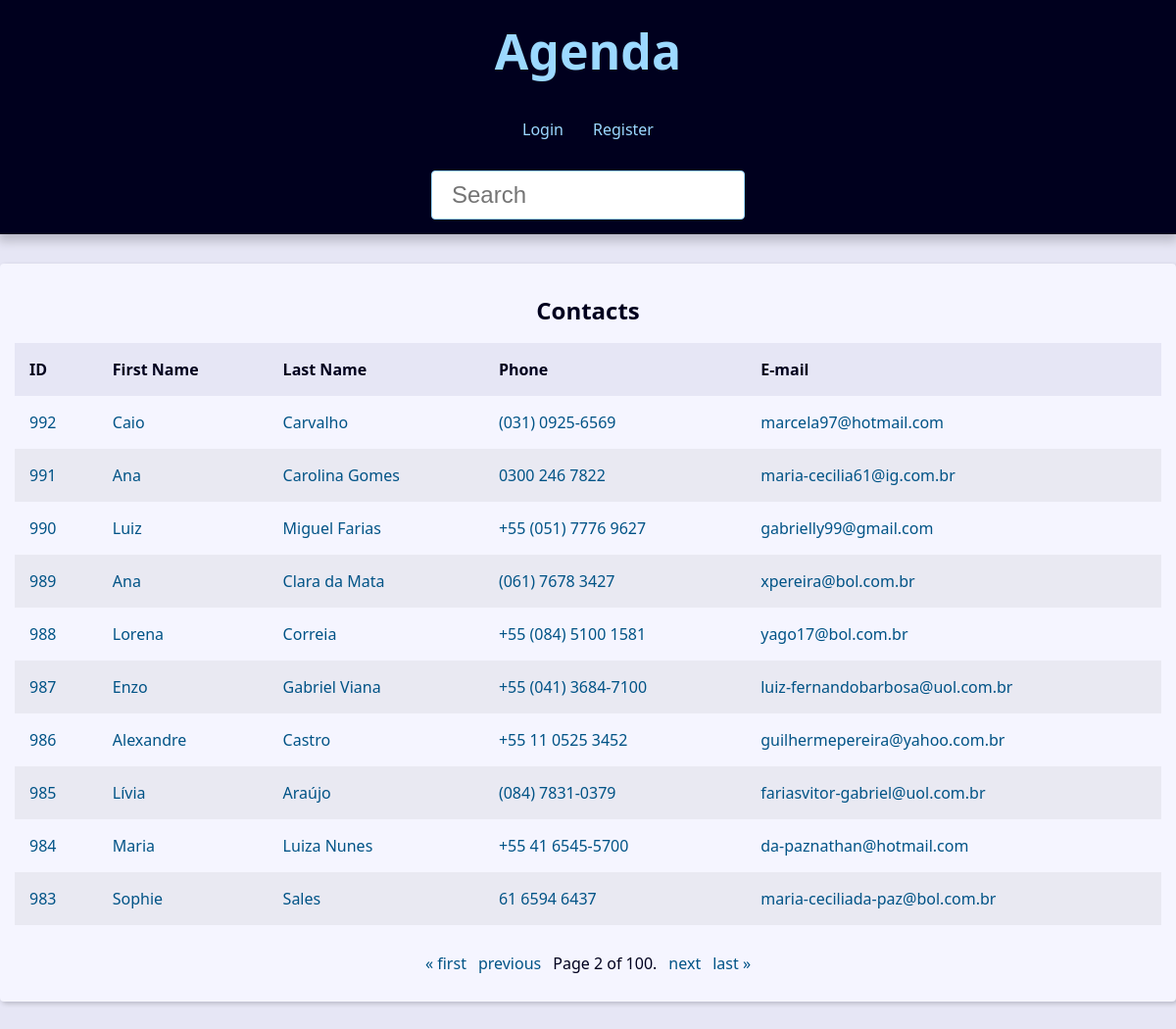
The page /?page=2&q= on the database its author committed.
### contact/models.py (models this page shows, shortened)
class Contact(models.Model):
    first_name = models.CharField(max_length=50)
    last_name = models.CharField(max_length=50, blank=True)
    phone = models.CharField(max_length=50, verbose_name='Telefone')
    email = models.EmailField(max_length=254, blank=True)
    created_date = models.DateTimeField(default=timezone.now)
    description = models.TextField(blank=True)
    show = models.BooleanField(default=True)
    picture = models.ImageField(blank=True, upload_to='pictures/%Y/%m/')
    category = models.ForeignKey(
        Category,
        on_delete=models.SET_NULL,
        blank=True,
        null=True
    )
    owner = models.ForeignKey(
        User,
        on_delete=models.SET_NULL,
        blank=True,
        null=True
    )

### contact/views/contact_views.py (the view)
# urls.py: path('', views.index, name='index'),
def index(request):
    contacts = Contact.objects \
        .filter(show=True)\
        .order_by("-id")
    paginator = Paginator(contacts, 10)  # Show 25 contacts per page.
    page_number = request.GET.get("page")
    page_obj = paginator.get_page(page_number)
    context = {
        'page_obj': page_obj,
        'site_title': 'Contatos - ',
    }
    return render(
        request,
        'contact/index.html',
        context,
    )

### contact/templates/contact/index.html
{% extends "global/base.html" %}
{% block content %}
{% if page_obj %}
    <div class="responsive-table">
        <table class="contacts-table">
            <caption class="table-caption">
                Contacts
            </caption>
            <thead>
                <tr class="table-row table-row-header">
                    <th class="table-header">ID</th>
                    <th class="table-header">First Name</th>
                    <th class="table-header">Last Name</th>
                    <th class="table-header">Phone</th>
                    <th class="table-header">E-mail</th>
                </tr>
            </thead>
            <tbody>
                {% for contact in page_obj %}
                    <tr class="table-row">
                        <td class="table-cel">
                            <a href="{% url "contact:contact" contact.id %}" class="table-link">
                                {{ contact.id }}
                            </a>
                        </td>
                        <td class="table-cel">
                            <a href="#" class="table-link">
                                {{ contact.first_name }}
                            </a>
                        </td>
                        <td class="table-cel">
                            <a href="#" class="table-link">
                                {{ contact.last_name }}
                            </a>
                        </td>
                        <td class="table-cel">
                            <a href="#" class="table-link">
                                {{ contact.phone }}
                            </a>
                        </td>
                        <td class="table-cel">
                            <a href="#" class="table-link">
                                {{ contact.email }}
                            </a>
                        </td>
                    </tr>
                {% endfor %}
            </tbody>
        </table>
    </div>
{% else %}
<div class="single-contact">
    <h1 class="single-contact-name">
        Nenhum contato encontrado.
    </h1>
</div>
{% endif %}
{% endblock content %}

### base_static/global/css/style.css (style rules this page uses)
:root { --spacing: 1.5rem; --link-dark-color: rgb(0, 83, 134); --link-light-color: rgb(156, 217, 255); --clr-white: rgb(245, 245, 255); --clr-black: rgb(0, 0, 30); --clr-light-gray: rgb(230, 230, 245); --clr-dark-shadow-5: rgba(0, 0, 10, 5%); --clr-dark-shadow-10: rgba(0, 0, 10, 10%); --clr-dark-shadow-20: rgba(0, 0, 10, 20%); --clr-light-shadow-5: rgba(200, 200, 255, 5%); --clr-light-shadow-10: rgba(200, 200, 255, 10%); --clr-light-shadow-20: rgba(200, 200, 255, 20%); --main-page-width: 120rem; --table-min-width: 60rem; --biggest-font-size: 5rem; --bigger-font-size: 4rem; --big-font-size: 3.2rem; --medium-font-size: 2.4rem; --small-font-size: 1.6rem; --smaller-font-size: 1.4rem; --smallest-font-size: 1.2rem; --transition-fast: 300ms; --transition-medium: 600ms; --transition-slow: 1s; --default-border-radius: 4px; }
*, *::before, *::after { margin: 0; padding: 0; box-sizing: border-box; }
html { font-size: 62.5%; }
body { font-family: system-ui, -apple-system, BlinkMacSystemFont, 'Segoe UI', Roboto, Oxygen, Ubuntu, Cantarell, 'Open Sans', 'Helvetica Neue', sans-serif; line-height: 1.5; font-size: var(--small-font-size); color: var(--clr-black); -webkit-font-smoothing: antialiased; background: var(--clr-light-gray); }
.responsive-table { width: 100%; overflow-x: auto; }
.contacts-table { width: 100%; min-width: var(--table-min-width); border-collapse: collapse; }
.table-caption { font-size: var(--medium-font-size); font-weight: bold; padding: var(--spacing); }
.table-row { text-align: left; text-overflow: ellipsis; transition: background-color var(--transition-fast) ease-in-out; }
.table-row:nth-of-type(2n) { background: var(--clr-dark-shadow-5); }
.table-row-header { background: var(--clr-light-gray); color: var(--clr-black); }
.table-cel, .table-header { padding: var(--spacing); }
.table-link { color: var(--link-dark-color); transition: color var(--transition-fast) ease-in-out; text-decoration: none; }

### rows shown on the page
Contact: id "992", first_name "Caio", last_name "Carvalho", phone "(031) 0925-6569", email "marcela97@hotmail.com"
Contact: id "991", first_name "Ana", last_name "Carolina Gomes", phone "0300 246 7822", email "maria-cecilia61@ig.com.br"
Contact: id "990", first_name "Luiz", last_name "Miguel Farias", phone "+55 (051) 7776 9627", email "gabrielly99@gmail.com"
Contact: id "989", first_name "Ana", last_name "Clara da Mata", phone "(061) 7678 3427", email "xpereira@bol.com.br"
Contact: id "988", first_name "Lorena", last_name "Correia", phone "+55 (084) 5100 1581", email "yago17@bol.com.br"
Contact: id "987", first_name "Enzo", last_name "Gabriel Viana", phone "+55 (041) 3684-7100", email "luiz-fernandobarbosa@uol.com.br"
Contact: id "986", first_name "Alexandre", last_name "Castro", phone "+55 11 0525 3452", email "guilhermepereira@yahoo.com.br"
Contact: id "985", first_name "Lívia", last_name "Araújo", phone "(084) 7831-0379", email "fariasvitor-gabriel@uol.com.br"
Contact: id "984", first_name "Maria", last_name "Luiza Nunes", phone "+55 41 6545-5700", email "da-paznathan@hotmail.com"
Contact: id "983", first_name "Sophie", last_name "Sales", phone "61 6594 6437", email "maria-ceciliada-paz@bol.com.br"

### other values the page prints
{{ page_obj.number }} "2"
{{ page_obj.paginator.num_pages }} "100"
